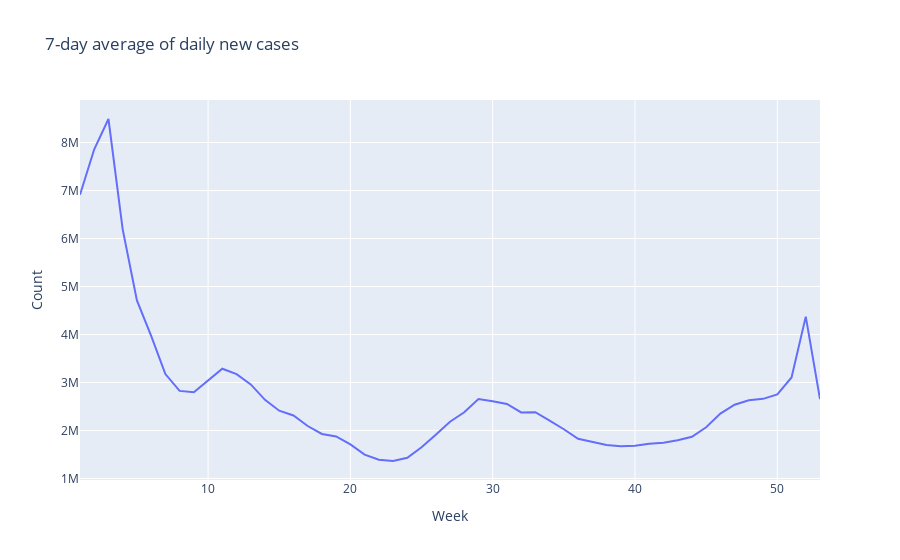

Notebook cell for this chart:
### Code cell
fig = px.line(x=full__["Week_Number"], y=full__["new_cases"], title = "7-day average of daily new cases",
             labels=dict(x="Week", y="Count"))
fig.show()

### Figure 1 — Plotly figure (JSON) as saved in the notebook; plotly's stock layout.template omitted (floating-point values rounded to 4 significant figures)
{"data": [{"hovertemplate": "Week=%{x}<br>Count=%{y}<extra></extra>", "legendgroup": "", "line": {"color": "#636efa", "dash": "solid"}, "marker": {"symbol": "circle"}, "mode": "lines", "name": "", "orientation": "v", "showlegend": false, "type": "scatter", "x": [1, 2, 3, 4, 5, 6, 7, 8, 9, 10, 11, 12, 13, 14, 15, 16, 17, 18, 19, 20, 21, 22, 23, 24, 25, 26, 27, 28, 29, 30, 31, 32, 33, 34, 35, 36, 37, 38, 39, 40, 41, 42, 43, 44, 45, 46, 47, 48, 49, 50, 51, 52, 53], "xaxis": "x", "y": [6912000.0, 7861000.0, 8491000.0, 6191000.0, 4709000.0, 3971000.0, 3175000.0, 2824000.0, 2798000.0, 3052000.0, 3287000.0, 3173000.0, 2959000.0, 2638000.0, 2411524, 2311000.0, 2093000.0, 1927000.0, 1876000.0, 1710000.0, 1496000.0, 1391000.0, 1363000.0, 1431000.0, 1650911, 1910000.0, 2183000.0, 2379000.0, 2656000.0, 2606386, 2552000.0, 2376000.0, 2380802, 2207000.0, 2026000.0, 1825000.0, 1768377, 1698000.0, 1670000.0, 1680000.0, 1722000.0, 1742000.0, 1795000.0, 1869000.0, 2067000.0, 2351000.0, 2536000.0, 2630000.0, 2659000.0, 2750000.0, 3104384, 4373000.0, 2652000.0], "yaxis": "y"}], "layout": {"legend": {"tracegroupgap": 0}, "title": {"text": "7-day average of daily new cases"}, "xaxis": {"anchor": "y", "domain": [0, 1], "title": {"text": "Week"}}, "yaxis": {"anchor": "x", "domain": [0, 1], "title": {"text": "Count"}}}}
